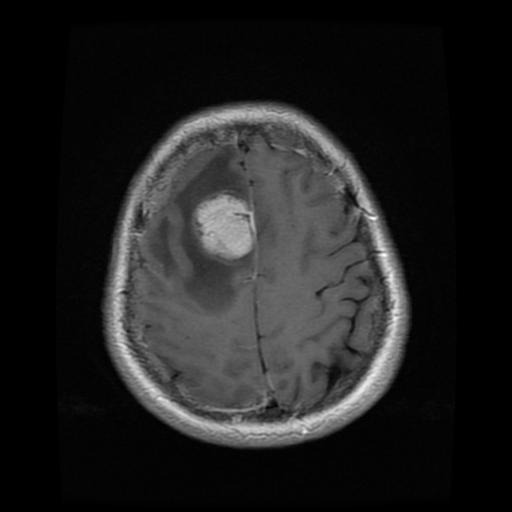
#> input picture Tr-me_0019.jpg, 512 x 512 px
$ python main.py
#> lines starting #> are read from the running program, lines starting #| are printed output that depends on the picture; after the words box and inside, x2 and y2 are one past the last pixel; in counts of white or black regions, pixels touching at a corner belong together
import cv2
import numpy as np
import matplotlib.pyplot as plt
import os

def apply_hit_or_miss(image_path, output_dir):
    """
    Applies the Hit-or-Miss transform to an image to detect tumor-like shapes.
    """
#> called with image_path = 'Tr-me_0019.jpg', output_dir = 'results'
    # --- Step 1: Load and Convert Image to Binary ---
    print(f"Processing image: {image_path}")
    image_gray = cv2.imread(image_path, cv2.IMREAD_GRAYSCALE)
#> image_gray is the input picture: shape (512, 512); min 0, max 255, mean 32.3

    if image_gray is None:
        print(f"Error: Could not load image at {image_path}")
        return

    # Convert to a binary image. We assume the tumor is a bright object.
    # The threshold value (e.g., 150) is crucial and may need tuning for different images.
    # Foreground (tumor) will be 255 (white), background will be 0 (black).
    _, binary_image = cv2.threshold(image_gray, 150, 255, cv2.THRESH_BINARY)
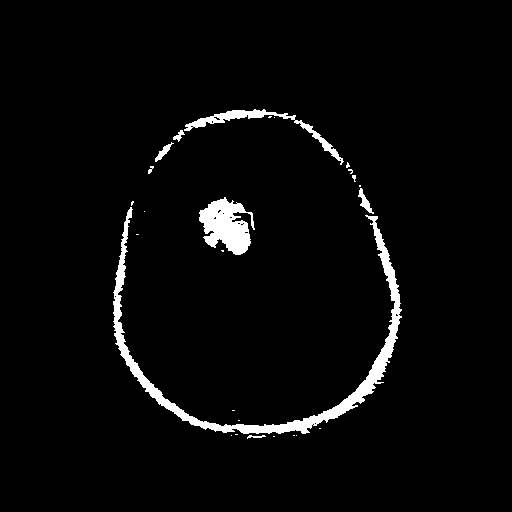
#> binary_image: shape (512, 512); 3.3% white; 26 white regions (18 under 20 px), largest, box (x1, y1, x2, y2) and area: (113, 207, 402, 434) 5097, (199, 197, 255, 255) 1965, (184, 109, 344, 165) 1059

    # --- Step 2: Define Structuring Elements (Kernels) ---
    # B1 (Hit Kernel): Should look like the shape of the tumor. We'll use an ellipse.
    # This kernel will detect shapes that are at least 20x20 pixels.
    hit_kernel = cv2.getStructuringElement(cv2.MORPH_ELLIPSE, (20, 20))

    # B2 (Miss Kernel): A ring around the hit kernel. This ensures there is a clear
    # background surrounding the tumor shape.
    # We create a larger ellipse and "carve out" the center.
    miss_kernel = cv2.getStructuringElement(cv2.MORPH_ELLIPSE, (40, 40))
    miss_kernel[10:30, 10:30] = 0 # Carve out the central 20x20 area

    # --- Step 3: Apply Erosion on the Image (The "Hit" Pass) ---
    # This finds all the spots where the hit_kernel can fit inside the foreground.
    erosion_hit = cv2.erode(binary_image, hit_kernel, iterations=1)
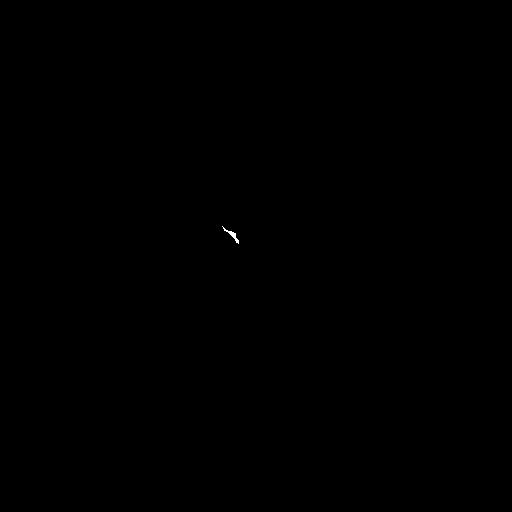
#> erosion_hit: shape (512, 512); 0.02% white; 1 white region, box (x1, y1, x2, y2) and area: (222, 226, 239, 244) 64

    # --- Step 4: Apply Erosion on the Complement Image (The "Miss" Pass) ---
    # First, get the complement of the binary image.
    complement_image = cv2.bitwise_not(binary_image)
    # This finds all the spots where the miss_kernel can fit inside the background.
    erosion_miss = cv2.erode(complement_image, miss_kernel, iterations=1)
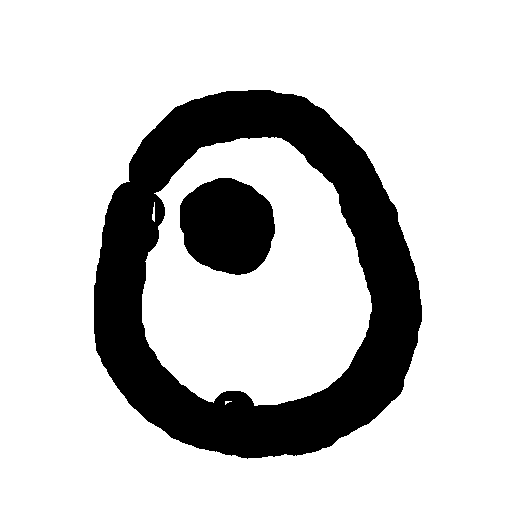
#> erosion_miss: shape (512, 512); 79.3% white; 2 black regions, box (x1, y1, x2, y2) and area: (94, 90, 422, 459) 47182, (180, 178, 275, 275) 7208

    # --- Step 5: Intersect the Images ---
    # The result is the intersection (logical AND) of the two erosions.
    # This gives us the exact locations where the foreground and background patterns were met.
    hit_or_miss_result = cv2.bitwise_and(erosion_hit, erosion_miss)
#> hit_or_miss_result: shape (512, 512); every value is 0

    # --- Visualization and Saving ---
    base_filename = os.path.basename(image_path)
    titles = ['Original', 'Structured element','Image after Erosion']
    images = [image_gray, binary_image  , erosion_miss]

    plt.figure(figsize=(20, 5))
    for i in range(len(images)):
        plt.subplot(1, 5, i + 1)
        plt.imshow(images[i], cmap='gray')
        plt.title(titles[i])
        plt.xticks([]), plt.yticks([])
#> this loop made 3 passes

    plt.suptitle(f'Hit-or-Miss Transform for: {base_filename}', fontsize=16)
    plt.show()
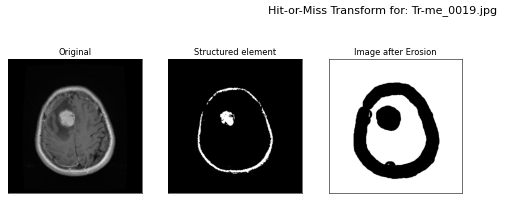
#> figure drawn by matplotlib, 3 panels

    # Save the final result
    output_path = os.path.join(output_dir, f"result_{base_filename}")
    cv2.imwrite(output_path, hit_or_miss_result)
    print(f"Result saved to: {output_path}\n")


# --- Main execution block ---
if __name__ == "__main__":
    # Define paths
    imagepath = r"Tr-me_0019.jpg"
    result_dir = "results"
    apply_hit_or_miss(imagepath,result_dir)

$ run again, with Tr-me_0031.jpg copied over Tr-me_0019.jpg
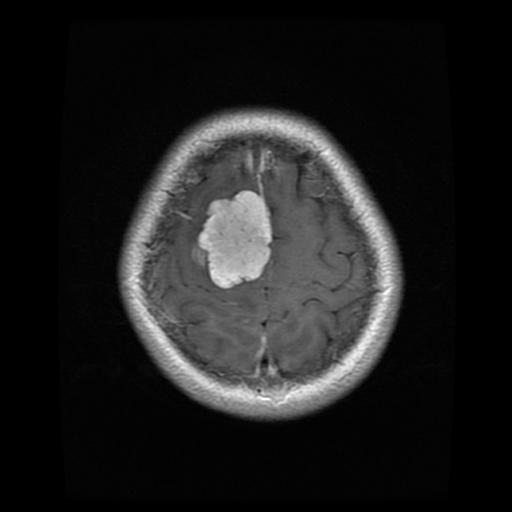
#> input picture Tr-me_0031.jpg, 512 x 512 px
#> in apply_hit_or_miss, image_gray is the input picture: shape (512, 512); min 0, max 255, mean 30.6
#> in apply_hit_or_miss, `_, binary_image = cv2.threshold(image_gray, 150, 255, cv2.THRESH_BINARY)`:
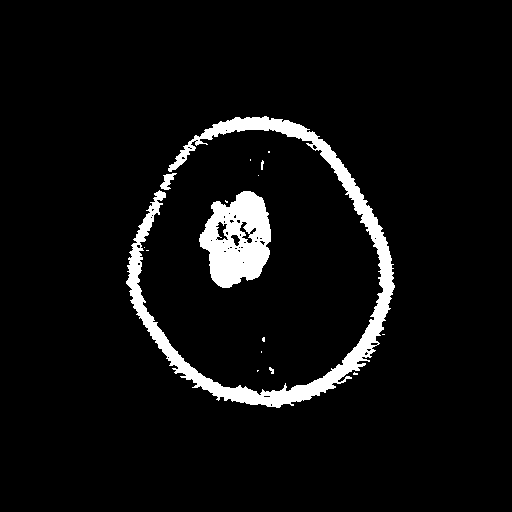
#> binary_image: shape (512, 512); 5.6% white; 16 white regions (11 under 20 px), largest, box (x1, y1, x2, y2) and area: (126, 116, 395, 408) 9798, (199, 191, 271, 288) 4632, (160, 173, 177, 190) 140, (269, 367, 274, 374) 22, (261, 160, 264, 170) 21
#> erosion_hit: shape (512, 512); 0.15% white; 3 white regions, box (x1, y1, x2, y2) and area: (220, 259, 236, 278) 202, (243, 201, 258, 219) 135, (250, 252, 259, 261) 46
#> erosion_miss: shape (512, 512); 77.1% white; 1 black region, box (x1, y1, x2, y2) and area: (107, 97, 415, 428) 60110
#> hit_or_miss_result: shape (512, 512); every value is 0
#> the loop in apply_hit_or_miss, `for i in range(len(images)):` made 3 passes
#> in apply_hit_or_miss, `plt.show()`:
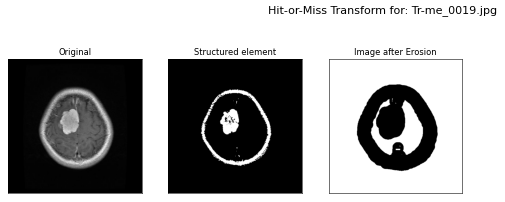
#> figure drawn by matplotlib, 3 panels
